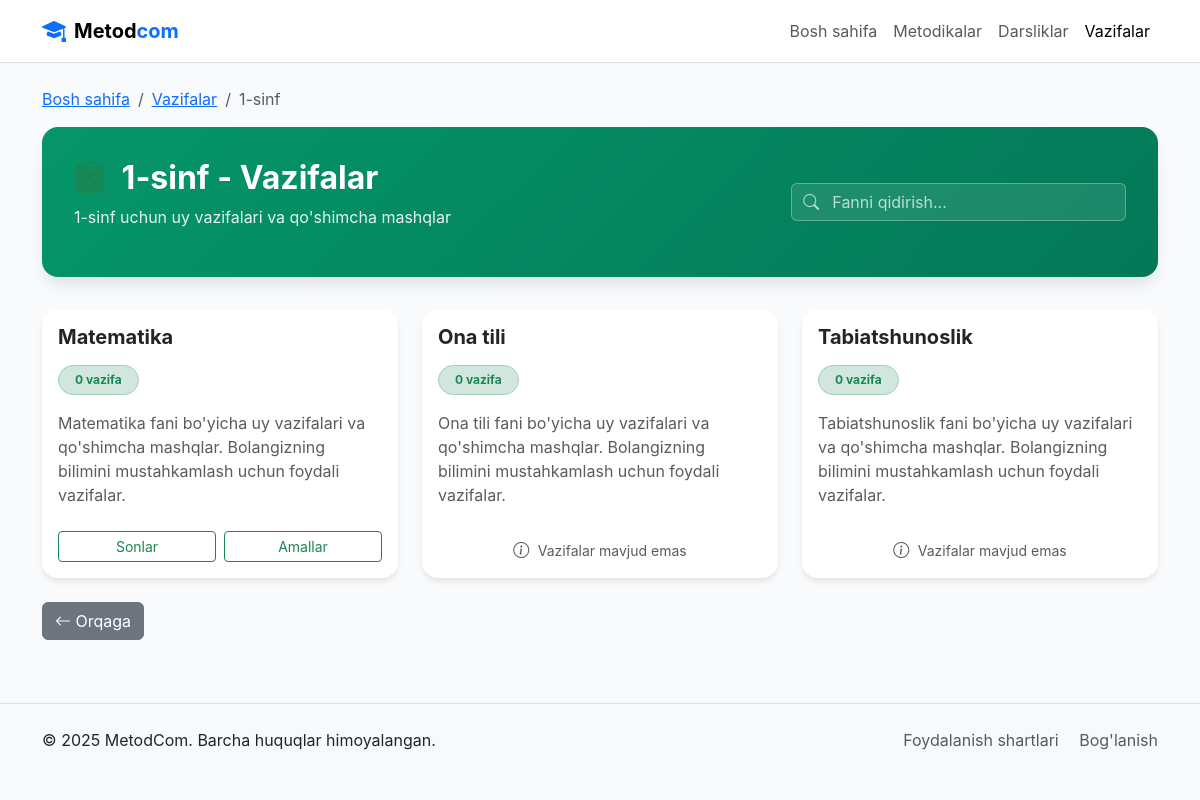
The app's page /tasks/grade/1/ (signed in), older data.
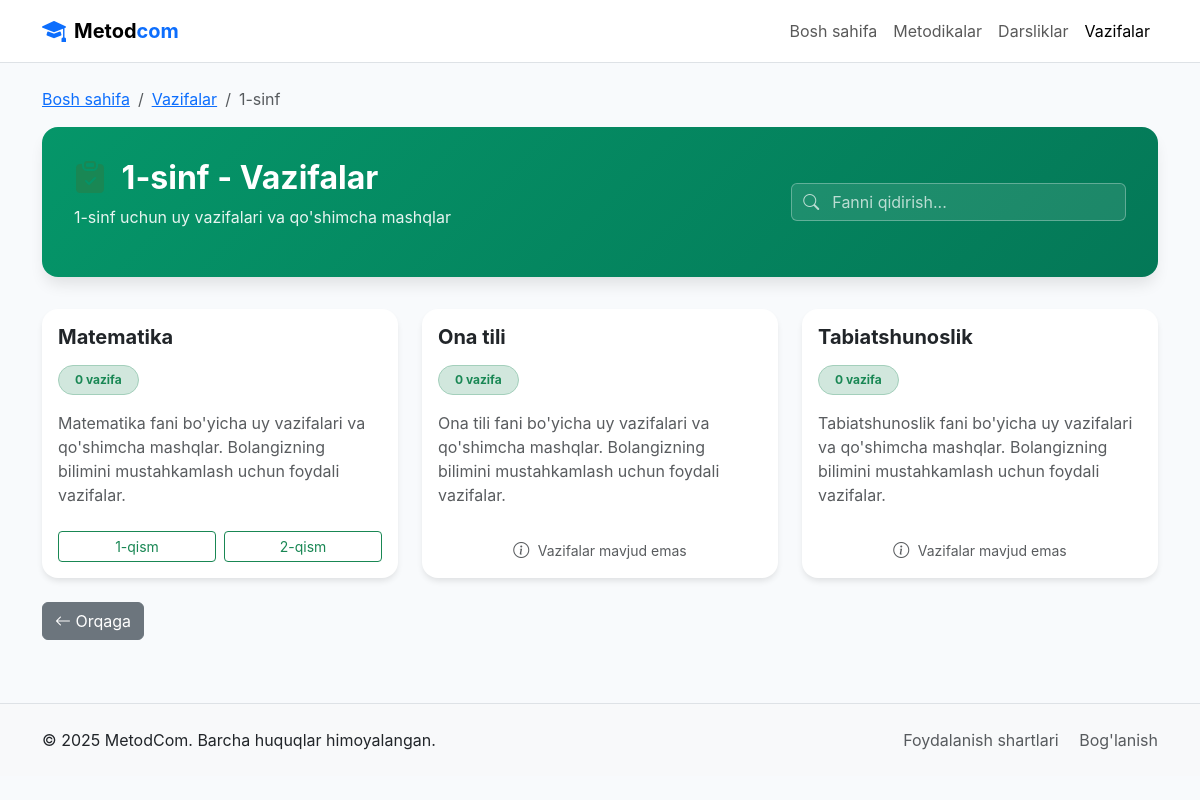
The same page, newer data.
### maktab/models.py (models this page shows, shortened)
class Grade(models.Model):
    name = models.CharField(max_length=50, verbose_name="Sinf nomi")  # Masalan, 1-sinf
    description = models.TextField(blank=True, verbose_name="Tavsif")
    class Meta:
        verbose_name = "Sinf"
        verbose_name_plural = "Sinflar"

class Subject(models.Model):
    name = models.CharField(max_length=100, verbose_name="Fan nomi")  # Masalan, Ona tili
    grade = models.ForeignKey(Grade, on_delete=models.CASCADE, related_name="subjects", verbose_name="Sinf")
    description = models.TextField(blank=True, verbose_name="Tavsif")
    class Meta:
        verbose_name = "Fan"
        verbose_name_plural = "Fanlar"

class Section(models.Model):
    name = models.CharField(max_length=50, verbose_name="Qism nomi")  # Masalan, 1-qism
    grade = models.ForeignKey(Grade, on_delete=models.CASCADE, related_name="sections", verbose_name="Sinf")
    subject = models.ForeignKey(Subject, on_delete=models.CASCADE, related_name="sections", verbose_name="Fan")
    description = models.TextField(blank=True, verbose_name="Tavsif")
    class Meta:
        verbose_name = "Qism"
        verbose_name_plural = "Qismlar"

### maktab/views.py (the view)
# urls.py: path('tasks/grade/<int:grade_id>/', views.task_subject_list, name='task_subject_list'),  # Fanlar ro'yxati
@login_required
def task_subject_list(request, grade_id):
    grade = get_object_or_404(Grade, id=grade_id)
    subjects = Subject.objects.filter(grade=grade)
    context = {
        'grade': grade,
        'subjects': subjects,
    }
    return render(request, 'school/task_subject_list.html', context)

### templates/school/task_subject_list.html (shortened to what this page needs)
{% load static %}
<!DOCTYPE html>
<html lang="uz">
<head>
  <link href="https://cdn.jsdelivr.net/npm/bootstrap@5.3.0/dist/css/bootstrap.min.css" rel="stylesheet">
  <link rel="stylesheet" href="https://cdn.jsdelivr.net/npm/bootstrap-icons@1.11.1/font/bootstrap-icons.css">
  <link rel="stylesheet" href="{% static 'css/subject_list.css' %}">
</head>
<body>
  <header class="navbar navbar-expand-lg navbar-light bg-white border-bottom">
    <div class="container">
      <a class="navbar-brand d-flex align-items-center" href="{% url 'maktab:home' %}">
        <i class="bi bi-mortarboard-fill text-primary me-2" style="font-size: 1.5rem;"></i>
        <span class="fw-bold">Metod<span class="text-primary">com</span></span>
      </a>
      <div class="collapse navbar-collapse" id="navbarNav">
        <ul class="navbar-nav ms-auto">
          <li class="nav-item">
            <a class="nav-link" href="{% url 'maktab:home' %}">Bosh sahifa</a>
          </li>
          {% if user.role == 'teacher' %}
          <li class="nav-item">
            <a class="nav-link" href="{% url 'maktab:grade_list' %}">Metodikalar</a>
          </li>
          {% endif %}
          <li class="nav-item">
            <a class="nav-link" href="{% url 'maktab:textbook_list' %}">Darsliklar</a>
          </li>
          <li class="nav-item">
            <a class="nav-link active" href="{% url 'maktab:task_list' %}">Vazifalar</a>
          </li>
        </ul>
      </div>
    </div>
  </header>
  <main>
    <div class="subject-list-container">
      <div class="container py-4">
        <nav aria-label="breadcrumb" class="mb-3">
          <ol class="breadcrumb">
            <li class="breadcrumb-item"><a href="{% url 'maktab:home' %}">Bosh sahifa</a></li>
            <li class="breadcrumb-item"><a href="{% url 'maktab:task_list' %}">Vazifalar</a></li>
            <li class="breadcrumb-item active" aria-current="page">{{ grade.name }}</li>
          </ol>
        </nav>
        <div class="subject-header">
          <div class="row align-items-center">
            <div class="col-md-8">
              <h1 class="subject-title">
                <i class="bi bi-clipboard-check-fill text-success me-2"></i>
                {{ grade.name }} - Vazifalar
              </h1>
              <p class="subject-description">{{ grade.name }} uchun uy vazifalari va qo'shimcha mashqlar</p>
            </div>
            <div class="col-md-4">
              <div class="search-container">
                <input type="text" id="subjectSearch" class="form-control" placeholder="Fanni qidirish...">
                <i class="bi bi-search search-icon"></i>
              </div>
            </div>
          </div>
        </div>
        {% if subjects %}
          <div class="subjects-grid">
            <div class="row g-4">
              {% for subject in subjects %}
                <div class="col-md-6 col-lg-4 subject-item" data-subject-name="{{ subject.name|lower }}">
                  <div class="card h-100 subject-card">
                    <div class="card-body">
                      <h5 class="card-title fw-bold mb-3">{{ subject.name }}</h5>
                      <div class="mb-3">
                        {% with task_count=subject.sections.all.0.lessons.all.0.tasks.count %}
                          <span class="badge bg-success-subtle text-success border border-success-subtle px-3 py-2 rounded-pill">
                            {{ subject.task_count|default:"0" }} vazifa
                          </span>
                        {% endwith %}
                      </div>
                      <p class="card-text text-muted">
                        {{ subject.name }} fani bo'yicha uy vazifalari va qo'shimcha mashqlar. Bolangizning bilimini mustahkamlash uchun foydali vazifalar.
                      </p>
                    </div>
                    <div class="card-footer bg-transparent border-0 pb-3">
                      {% if subject.sections.exists %}
                        <div class="row g-2">
                          {% for section in subject.sections.all %}
                            <div class="col-6">
                              <a href="{% url 'maktab:task_by_subject' section.id %}" class="btn btn-outline-success btn-sm w-100">
                                {{ section.name }}
                              </a>
                            </div>
                          {% endfor %}
                        </div>
                      {% else %}
                        <div class="text-center text-muted">
                          <i class="bi bi-info-circle me-1"></i>
                          <small>Vazifalar mavjud emas</small>
                        </div>
                      {% endif %}
                    </div>
                  </div>
                </div>
              {% endfor %}
            </div>
          </div>
        {% endif %}
        <div class="navigation-buttons mt-4">
          <a href="{% url 'maktab:task_list' %}" class="btn btn-secondary">
            <i class="bi bi-arrow-left"></i> Orqaga
          </a>
        </div>
      </div>
    </div>
  </main>
  <footer class="bg-light py-4 mt-auto border-top">
    <div class="container">
      <div class="row">
        <div class="col-md-6">
          <p class="mb-0">&copy; {% now "Y" %} MetodCom. Barcha huquqlar himoyalangan.</p>
        </div>
        <div class="col-md-6 text-md-end">
          <a href="#" class="text-decoration-none text-muted me-3">Foydalanish shartlari</a>
          <a href="#" class="text-decoration-none text-muted">Bog'lanish</a>
        </div>
      </div>
    </div>
  </footer>
</body>
</html>

### static/css/subject_list.css (style rules this page uses)
body { font-family: 'Inter', -apple-system, BlinkMacSystemFont, sans-serif; background-color: #f8fafc; }
.subject-list-container { min-height: 80vh; }
.subject-header { background: linear-gradient(135deg, #059669 0%, #047857 100%); border-radius: 1rem; color: white; padding: 2rem; margin-bottom: 2rem; box-shadow: 0 10px 15px -3px rgba(0, 0, 0, 0.1); }
.subject-title { font-size: 2rem; font-weight: 700; margin-bottom: 0.5rem; }
.subject-description { opacity: 0.9; }
.search-container { position: relative; }
.search-container .form-control { padding-left: 2.5rem; background: rgba(255, 255, 255, 0.1); border: 1px solid rgba(255, 255, 255, 0.3); color: white; }
.search-container .form-control::placeholder { color: rgba(255, 255, 255, 0.7); }
.search-icon { position: absolute; left: 0.75rem; top: 50%; transform: translateY(-50%); color: rgba(255, 255, 255, 0.7); }
.subject-card { border: none; border-radius: 1rem; box-shadow: 0 4px 6px -1px rgba(0, 0, 0, 0.1); transition: all 0.3s ease; overflow: hidden; }

Row changes from the older to the newer data that the page shows:
removed Section: name "Sonlar", shown under Subject "Matematika"
removed Section: name "Amallar", shown under Subject "Matematika"
added Section: name "1-qism", shown under Subject "Matematika"
added Section: name "2-qism", shown under Subject "Matematika"
